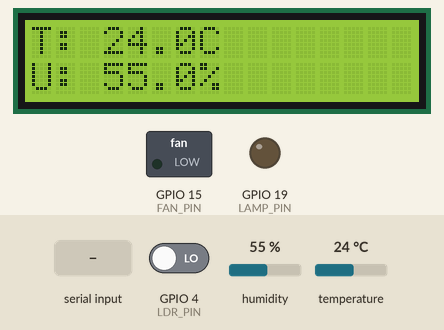
This sketch was run on a simulated ESP32. Shown: 16×2 character LCD, switched loads named in the sketch (green lamp = pin HIGH), output pins drawn as LEDs (lit = HIGH). The test bench sets the inputs (shaded band); at power-on: GPIO 4 (LDR_PIN) LOW, humidity 55 %, temperature 24 °C. Nothing arrives over Bluetooth unless stated; what the sketch prints to the serial monitor is not drawn.

Above: at 1.4 s.
1.5 s: "A" received over the second serial link
At 2.7 s:
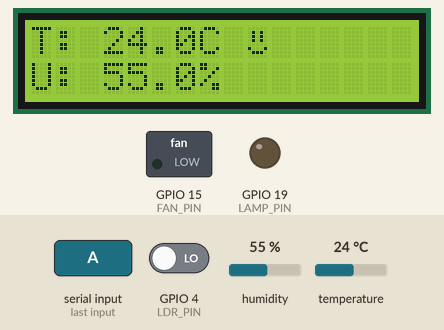
3.0 s: "L" received over the second serial link
At 3.5 s:
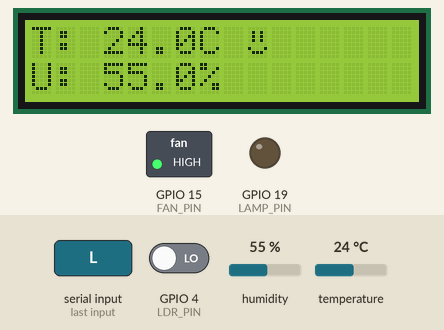
4.5 s: GPIO 4 (LDR_PIN) driven HIGH
At 5.2 s:
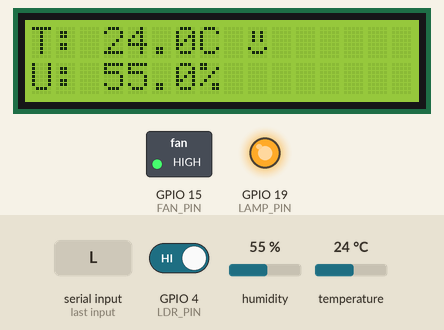
6.0 s: "D" received over the second serial link
At 7.2 s:
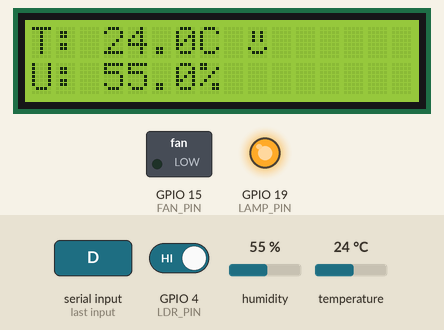
7.5 s: humidity set to 22 %
At 9.2 s:
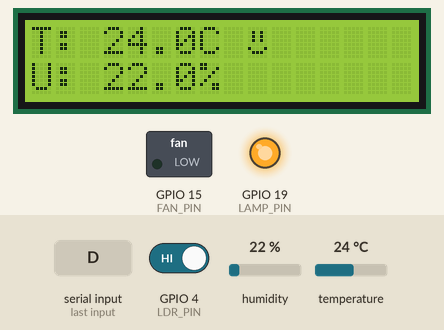
9.8 s: temperature set to 12 °C
At 10.9 s:
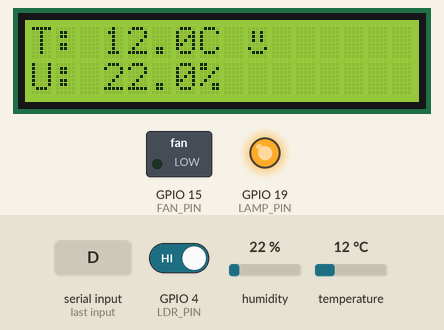
Timing chart, 0 to 12.8 s (numbered marks = the images above; inputs shaded):
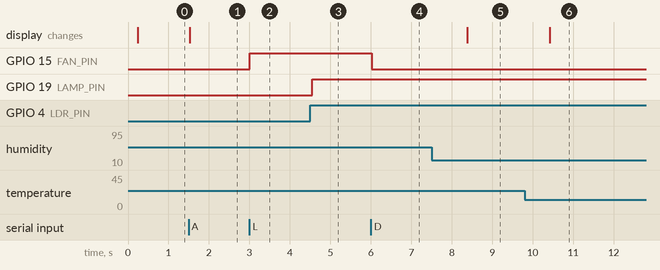

Measured:
- after the input at 1.5 s, the display: changes at once (image 1)
- after the input at 3.0 s, GPIO 15 (FAN_PIN): LOW → HIGH at once
- after the input at 4.5 s, GPIO 19 (LAMP_PIN): LOW → HIGH after 0.06 s
- after the input at 6.0 s, GPIO 15 (FAN_PIN): HIGH → LOW at once
- after the input at 7.5 s, the display: changes after 0.89 s (image 5)
- after the input at 9.8 s, the display: changes after 0.62 s (image 6)

The sketch:

Monitoramento_de_Ambiente.ino
```cpp
#include <Wire.h>
#include <LiquidCrystal_I2C.h>
#include <dummy.h>
#include <Adafruit_Sensor.h>
#include <DHT.h>


// BLUETOOTH _______________________________________________________________________
#include "BluetoothSerial.h"

//#define USE_PIN // Uncomment this to use PIN during pairing. The pin is specified on the line below
const char *pin = "1234"; // Change this to more secure PIN.

String device_name = "ESP32-LIEC";

#if !defined(CONFIG_BT_ENABLED) || !defined(CONFIG_BLUEDROID_ENABLED)
#error Bluetooth is not enabled! Please run `make menuconfig` to and enable it
#endif

#if !defined(CONFIG_BT_SPP_ENABLED)
#error Serial Bluetooth not available or not enabled. It is only available for the ESP32 chip.
#endif

BluetoothSerial SerialBT;
//_______________________________________________________________________________
// CARACTERES ESPECIAIS NO LCD _____________________________________________________

byte caracter0[] = {
  B00000,
  B01010,
  B01010,
  B01010,
  B00000,
  B10001,
  B01110,
  B00000
};

byte caracter1[] = {
  B00000,
  B01010,
  B01010,
  B01010,
  B00000,
  B01110,
  B10001,
  B00000
};

//_______________________________________________________________________________
//Definiçao dos pinos dos sensores e atuadores___________________________________
#define DHT_PIN 2         // Pino do DHT11
#define LDR_PIN 4         // Pino do LDR (digital)
#define FAN_PIN 15        // Pino "ventilador" (ventoinha do PC)
#define LAMP_PIN 19       // Pino da "lampada"/LED (ou sei la oq vamos ligar)

// Define o tipo do sensor DHT (DHT11)
#define DHT_TYPE DHT11

// Cria um objeto para o sensor DHT
DHT dht(DHT_PIN, DHT_TYPE);

// inicializa o LCD
LiquidCrystal_I2C lcd(0x27, 16, 2);

// variaveis de ligar e desligar ventilador
bool ventiladorLigado = false;
char ventilador;

// texto pro app inventor
String texto;

void setup() {

  // Monitor serial
  Serial.begin(9600);

  // LCD
  lcd.init();
  lcd.backlight();
  delay(100);

  lcd.setCursor(0, 0);
  lcd.print("T: ");
  lcd.setCursor(0, 1);
  lcd.print("U: ");

  // BLUETOOTH
  SerialBT.begin(device_name); //Bluetooth device name
  Serial.printf("The device with name \"%s\" is started.\nNow you can pair it with Bluetooth!\n", device_name.c_str());
  //Serial.printf("The device with name \"%s\" and MAC address %s is started.\nNow you can pair it with Bluetooth!\n", device_name.c_str(), SerialBT.getMacString()); // Use this after the MAC method is implemented
  #ifdef USE_PIN
    SerialBT.setPin(pin);
    Serial.println("Using PIN");
  #endif


  // Inicializa caracteres especiais
  lcd.createChar(0, caracter0);
  lcd.createChar(1, caracter1);

  // Inicializar o sensor DHT
  dht.begin();


  // Configure os pinos como entrada ou saída
  pinMode(LDR_PIN, INPUT);
  pinMode(FAN_PIN, OUTPUT);
  pinMode(LAMP_PIN, OUTPUT);

 }

void loop() {

  // Leituras do DHT ___________________________________________________
  // Lê a temperatura e umidade do sensor DHT e armazena nas variáveis
  float temperatura = dht.readTemperature();
  float umidade = dht.readHumidity();

  // Exiba as leituras no display LCD
  lcd.setCursor(3, 0);
  lcd.print(String(temperatura,1));
  lcd.print("C");
  lcd.setCursor(3, 1);
  lcd.print(String(umidade,1));
  lcd.print("%");


  //________________________LDR_____________________________________

  // Verifica a luminosidade (LDR) e liga/desliga a lâmpada
  if (digitalRead(LDR_PIN) == HIGH) {
    digitalWrite(LAMP_PIN, HIGH);    // Liga a lâmpada

  } else {
    digitalWrite(LAMP_PIN, LOW);      // Desliga a lâmpada
  }

  // BLUETOOTH _____________________________________________________
  ventilador = SerialBT.read();    // Leitura app inventor
  Serial.print(ventilador);

  // Controle altomatico da FAN _________________________________________
  if(ventilador == 'A' || ventilador == NULL){
      // Verifica a temperatura e liga/desliga o ventilador e o LED vermelho
      if (temperatura >= 30 ) {         // Ajuste de temperatura
        digitalWrite(FAN_PIN, HIGH);    // Liga o ventilador
        lcd.setCursor(9, 0);            // Posiciona cursor
        lcd.write(byte(1));             // Desenho triste
        ventiladorLigado = true;
      } else {
        digitalWrite(FAN_PIN, LOW);     // Desliga o ventilador
        lcd.setCursor(9, 0);            // Posiciona cursor
        lcd.write(byte(0));             // Desenho feliz
        ventiladorLigado = false;
      }

    // Controle Manual da FAN
    }else {
      if (ventilador == 'L') {
          digitalWrite(FAN_PIN, HIGH); // Liga o ventilador
      } else if (ventilador == 'D'){
          digitalWrite(FAN_PIN, LOW); // Desliga o ventilador
      }
    }


  // Envia leituras de temperatura e umidade para o app inventor
  texto = String(String(temperatura));
  texto += String("/" + String(umidade));
  SerialBT.println(texto);
  //Serial.print(texto);
  delay(50);

 }
```
